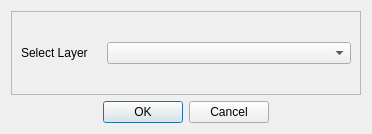
<?xml version="1.0" encoding="UTF-8"?>
<ui version="4.0">
 <class>RoutingExampleDialogBase</class>
 <widget class="QDialog" name="RoutingExampleDialogBase">
  <property name="geometry">
   <rect>
    <x>0</x>
    <y>0</y>
    <width>372</width>
    <height>134</height>
   </rect>
  </property>
  <property name="windowTitle">
   <string>RoutingExamplePlugin</string>
  </property>
  <layout class="QVBoxLayout" name="verticalLayout">
   <item>
    <widget class="QFrame" name="frame">
     <property name="frameShape">
      <enum>QFrame::StyledPanel</enum>
     </property>
     <property name="frameShadow">
      <enum>QFrame::Raised</enum>
     </property>
     <layout class="QHBoxLayout" name="horizontalLayout">
      <item>
       <widget class="QLabel" name="label">
        <property name="sizePolicy">
         <sizepolicy hsizetype="Fixed" vsizetype="Preferred">
          <horstretch>0</horstretch>
          <verstretch>0</verstretch>
         </sizepolicy>
        </property>
        <property name="minimumSize">
         <size>
          <width>50</width>
          <height>0</height>
         </size>
        </property>
        <property name="maximumSize">
         <size>
          <width>80</width>
          <height>16777215</height>
         </size>
        </property>
        <property name="text">
         <string>Select Layer</string>
        </property>
       </widget>
      </item>
      <item>
       <widget class="QgsMapLayerComboBox" name="mMapLayerComboBox"/>
      </item>
     </layout>
    </widget>
   </item>
   <item>
    <widget class="QDialogButtonBox" name="button_box">
     <property name="orientation">
      <enum>Qt::Horizontal</enum>
     </property>
     <property name="standardButtons">
      <set>QDialogButtonBox::Cancel|QDialogButtonBox::Ok</set>
     </property>
     <property name="centerButtons">
      <bool>true</bool>
     </property>
    </widget>
   </item>
  </layout>
 </widget>
 <customwidgets>
  <customwidget>
   <class>QgsMapLayerComboBox</class>
   <extends>QComboBox</extends>
   <header>qgsmaplayercombobox.h</header>
  </customwidget>
 </customwidgets>
 <resources/>
 <connections>
  <connection>
   <sender>button_box</sender>
   <signal>accepted()</signal>
   <receiver>RoutingExampleDialogBase</receiver>
   <slot>accept()</slot>
   <hints>
    <hint type="sourcelabel">
     <x>20</x>
     <y>20</y>
    </hint>
    <hint type="destinationlabel">
     <x>20</x>
     <y>20</y>
    </hint>
   </hints>
  </connection>
  <connection>
   <sender>button_box</sender>
   <signal>rejected()</signal>
   <receiver>RoutingExampleDialogBase</receiver>
   <slot>reject()</slot>
   <hints>
    <hint type="sourcelabel">
     <x>20</x>
     <y>20</y>
    </hint>
    <hint type="destinationlabel">
     <x>20</x>
     <y>20</y>
    </hint>
   </hints>
  </connection>
 </connections>
</ui>
